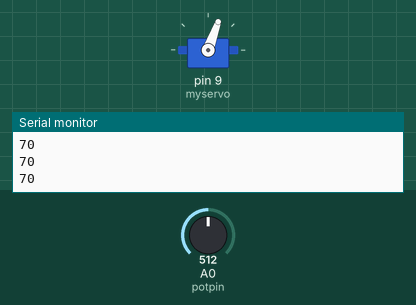
Simulated run of this sketch. Board: Arduino Uno, built with avr-gcc and run on an emulated ATmega328P. Parts: servo, the last lines printed to the serial monitor. The inputs (shaded band) are chosen by the test bench; at power-on: A0 (potpin) = 512.

Above: at 1.9 s.
2.0 s: A0 (potpin) set to 306
At 3.2 s:
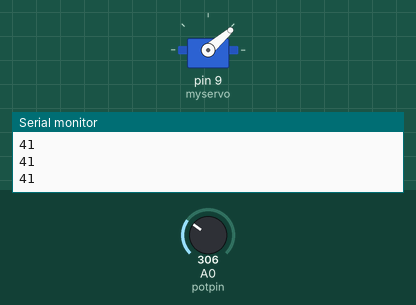
3.5 s: A0 (potpin) set to 122
At 4.5 s:
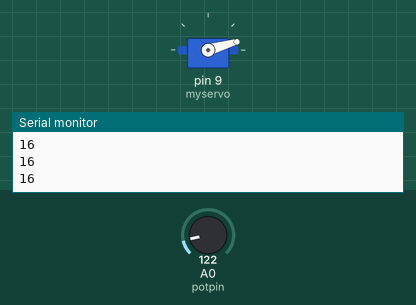
5.0 s: A0 (potpin) set to 900
At 5.3 s:
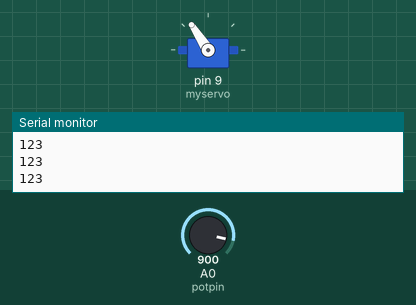
6.5 s: A0 (potpin) set to 1023
At 8.0 s:
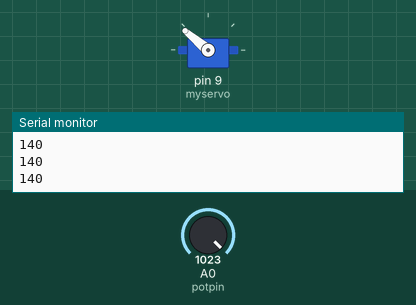
Timing chart, 0 to 9.0 s (numbered marks = the images above; inputs shaded):
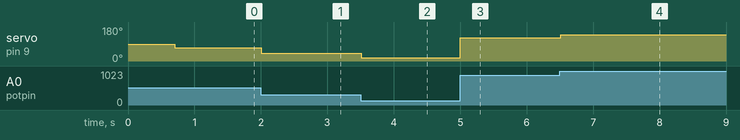

The sketch:

servo3.ino
```cpp
#include  <Servo.h>
Servo myservo;         // create servo object to control a servo
int val;
int potpin = 0;        // Pin to potentiometer
void setup()
{
  Serial.begin(9600);
  delay(400);
  myservo.attach(9);  // attaches the servo on pin 9 to the servo control pin (orange)
  delay(300);
}

void loop()
{
   val = analogRead(potpin);         // define analog read pin
   val = map(val, 0, 1023, 0, 140);  // scaling input to 0 - 180 degree
   Serial.println(val);
   myservo.write(val);               // position of servo arm
   delay(15);                        // adjust for selecting movement speed
}
```

Measured:
- after the input at 2.0 s, servo on pin 9 (myservo): 70° → 41° at once
- after the input at 3.5 s, servo on pin 9 (myservo): 41° → 16° at once
- after the input at 5.0 s, servo on pin 9 (myservo): 16° → 123° at once
- after the input at 6.5 s, servo on pin 9 (myservo): 123° → 140° at once
